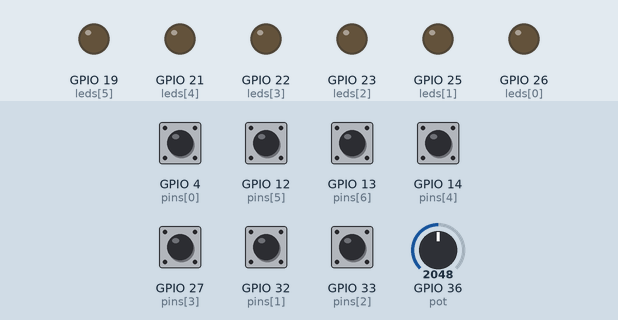
Bench run of a sketch on a simulated ESP32. On the bench: output pins drawn as LEDs (lit = HIGH). Inputs (shaded band) come from the test bench; at power-on: GPIO 4 (pins[0]), GPIO 12 (pins[5]), GPIO 13 (pins[6]), GPIO 14 (pins[4]), GPIO 27 (pins[3]), GPIO 32 (pins[1]), GPIO 33 (pins[2]) HIGH, GPIO 36 (pot) = 2048. What the sketch prints to the serial monitor is not drawn.

Above: at 0.0 s.
At 2.1 s:
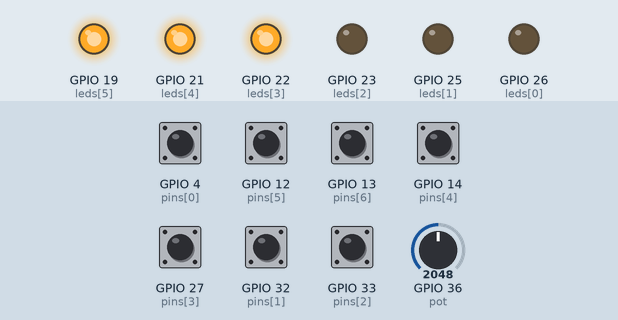
Timing chart, 0 to 3.6 s (numbered marks = the images above):
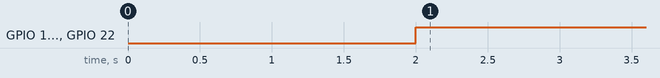

The sketch:

esp32_file.ino
```cpp
const int pins [] = {4,32,33,27,14,12,13}; // redosled pinova sa leva na desno
const int pot = 36; // pot na gpio36

int floatMap(float x, float in_min, float in_max, float out_min, float out_max) {
  return int((x - in_min) * (out_max - out_min) / (in_max - in_min) + out_min); }

const int tresh = 80; //eksperimentalno

#define LEDC_TIMER_12_BIT  12
#define LEDC_BASE_FREQ     5000

#define BAUD 250000

const int leds [6] = {26,25,23,22,21,19};

unsigned long when_delay_started [6]= {0,0,0,0,0,0};
int delay_ms [6] = {0,0,0,0,0,0};

const unsigned long kec = 1;

String led_s;

void ledcAnalogWrite(uint8_t channel, uint32_t value)
{
  bool is_rgb = false;
  uint32_t valueMax = 100;
  if (channel<=5 && channel>=3)
  {
     is_rgb = true;
     valueMax = 255;
  }
  uint32_t duty = ((pow(2,LEDC_TIMER_12_BIT)-1) / valueMax) * min(value, valueMax); //  4095 od 2 ^ 12 - 1
  if (!is_rgb)
    ledcWrite(channel, duty);
  else
    ledcWrite(channel, ((pow(2,LEDC_TIMER_12_BIT)-1)-duty)); // obrnuta logika
}

TaskHandle_t serialwrite;
TaskHandle_t serialread;

void setup()
{
  Serial.begin(BAUD,SERIAL_8O2); // 8 bit, odd parity, 2 stop bita
  delay(2000);
  touchSetCycles(0x3500 ,0x3500);
  for (int i=0;i<6;i++) // 0-5
  {
      ledcSetup(i, LEDC_BASE_FREQ, LEDC_TIMER_12_BIT);
      ledcAttachPin(leds[i], i);
  }

  xTaskCreatePinnedToCore(
  serialwrite_f,"serialwrite",10000,NULL,1,&serialwrite,0);
  xTaskCreatePinnedToCore(
  serialread_f, "serialread",10000,NULL,1,&serialread,1);

}

void serialwrite_f(void * pvParameters ) {
  for(;;) {
      // pisanje

  String ispis;

  for (int i=0;i<7;i++)
  {
    if (touchRead(pins[i])<tresh) // uslov -  dodirnut
      ispis.concat('1');
    else
      ispis.concat('0');

    if (i==6)
      ispis.concat('|');
    else
      ispis.concat(',');
  }

// format: ukljucen_prvi(0/1) ukljucen_drugi,...,ukljucen_sedmi|vrednost_pot(0-100)'\0'
// prva konzerva gubi kontakt?
  int pot_vr = floatMap(analogRead(pot), 0, (pow(2,LEDC_TIMER_12_BIT)-1), 0, 100.0); //vrednost od 0 do 100
  if (pot_vr <= 9) ispis.concat("00");
  else if (pot_vr <= 99) ispis.concat('0'); // format uvek trocifren
  ispis.concat(pot_vr);

  Serial.println(ispis);  // u qt

  // funkcija koja cita serijski port u qt treba da bude jednostavna

  }
}

void serialread_f( void * pvParameters ){
  for(;;)
  {
      // citanje

  // format: led , vreme , jacina
  // vreme u ms, jacina 0-100, led 0-2
  // ako je nula, vreme nije bitno, ali se mora poslati

    if(Serial.available())
  {
    String vreme_s = Serial.readStringUntil('\0');
    vreme_s.concat('\0'); // jer readstring odstrani \0

    led_s = vreme_s;
    String jacina_s = vreme_s;

    led_s.remove(led_s.indexOf(",")-1); //ostace samo ono od pocetka - led +1 zbog space-a

    if (led_s!="0")
    {
       vreme_s.remove(vreme_s.indexOf(",",vreme_s.indexOf(",")+1)-1);
       vreme_s.remove(0,vreme_s.indexOf(",")+2); // ostaje od kraja - vreme
       delay_ms [led_s.toInt()-1] = vreme_s.toInt();
    }

    jacina_s.remove(0,jacina_s.indexOf(",",jacina_s.indexOf(",")+1)+2);
    int pwm_val = jacina_s.toInt();

       if (led_s == "0")
            for (int i=0;i<6;i++)
              ledcAnalogWrite(i,0);
       else
       {
        ledcAnalogWrite((led_s.toInt()-1),pwm_val);
        when_delay_started[led_s.toInt()-1] = millis();
       }
  }
    if (led_s != "0")
       for (int i=0;i<6;i++)
         {
          if ((millis() - when_delay_started[i]) >= (delay_ms[i]*kec))
             ledcAnalogWrite (i, 0);
         }

  }
}


void loop()
{
}
```

Measured:
- by itself, GPIO 19 (leds[5]), GPIO 21 (leds[4]), GPIO 22 (leds[3]): LOW → HIGH at 2.0 s
